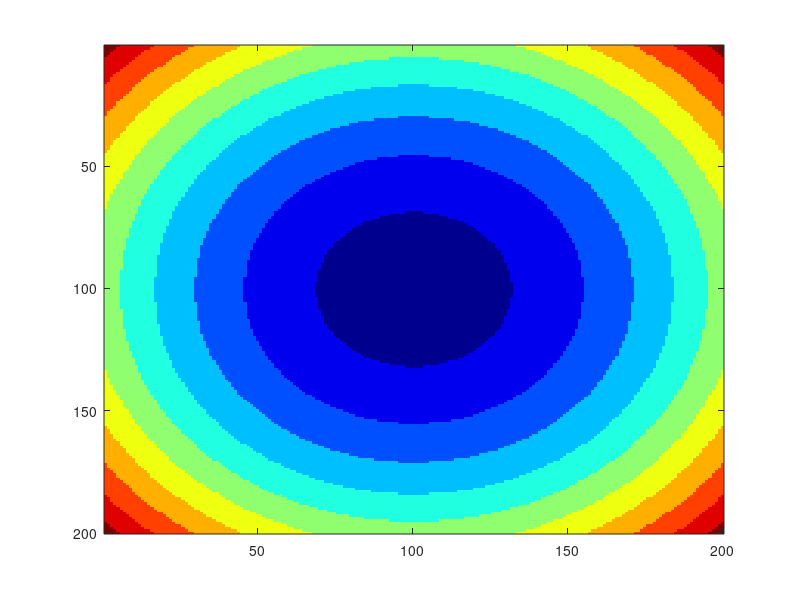

This figure's MATLAB source:
% DEFINE GRID
Sx = 1; %physical size along x
Sy = 1; %physical size along y
Nx = 200; %number of cells along x
Ny = 200; %number of cells along y
% GRID ARRAYS
dx = Sx/Nx;
xa = [0:Nx-1]*dx;
xa = xa - mean(xa);
dy = Sy/Ny;
ya = [0:Ny-1]*dy;
ya = ya - mean(ya);
[Y,X] = meshgrid(ya,xa);
% CREATE ELLIPSE
% xc = -0.15;
% yc = +0.25;

xc=0; yc=0; 
% rx = 0.4;
% ry = 0.2;

rx = 1; 
ry =1; 

r = .3^2;
A = ( ((X - xc)/rx).^2 +...
((Y - yc)/ry).^2 ); %<= r;

imagesc(round(20.*A)); 
colormap(jet); 